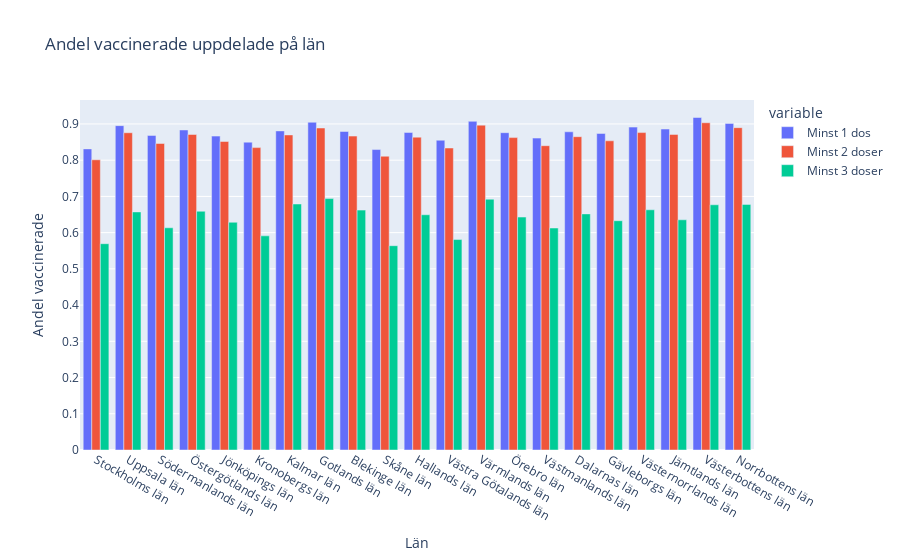

Notebook code cell kept with this figure:
### Code cell
# Håkans code for placeholder.

vaccin_lan = df_vaccine.groupby("Län")
fig = px.bar(
    y=[
        # calculating share of people that have taken a certain number of vaccines
        vaccin_lan["Antal minst 1 dos"].sum() / vaccin_lan["Befolkning"].sum(),
        vaccin_lan["Antal minst 2 doser"].sum() / vaccin_lan["Befolkning"].sum(),
        vaccin_lan["Antal 3 doser"].sum() / vaccin_lan["Befolkning"].sum(),
    ],
    labels={"value": "Andel vaccinerade", "x": "Län"},
    title="Andel vaccinerade uppdelade på län",
    barmode="group",
    x=df_vaccine.Län_namn.unique(),
)
# changing variable names
newnames = {
    "wide_variable_0": "Minst 1 dos",
    "wide_variable_1": "Minst 2 doser",
    "wide_variable_2": "Minst 3 doser",
}
fig.for_each_trace(
    lambda t: t.update(
        name=newnames[t.name],
        legendgroup=newnames[t.name],
        hovertemplate=t.hovertemplate.replace(t.name, newnames[t.name]),
    )
)

fig.show()
# 2f)

### Figure 1 — Plotly figure (JSON) as saved in the notebook; plotly's stock layout.template omitted (floating-point values rounded to 4 significant figures)
{"data": [{"alignmentgroup": "True", "hovertemplate": "variable=Minst 1 dos<br>Län=%{x}<br>Andel vaccinerade=%{y}<extra></extra>", "legendgroup": "Minst 1 dos", "marker": {"color": "#636efa", "pattern": {"shape": ""}}, "name": "Minst 1 dos", "offsetgroup": "wide_variable_0", "orientation": "v", "showlegend": true, "textposition": "auto", "type": "bar", "x": ["Stockholms län", "Uppsala län", "Södermanlands län", "Östergötlands län", "Jönköpings län", "Kronobergs län", "Kalmar län", "Gotlands län", "Blekinge län", "Skåne län", "Hallands län", "Västra Götalands län", "Värmlands län", "Örebro län", "Västmanlands län", "Dalarnas län", "Gävleborgs län", "Västernorrlands län", "Jämtlands län", "Västerbottens län", "Norrbottens län"], "xaxis": "x", "y": [0.8312, 0.8954, 0.8683, 0.8834, 0.8664, 0.8498, 0.8808, 0.9047, 0.8792, 0.8293, 0.8765, 0.8551, 0.9072, 0.8759, 0.861, 0.8784, 0.8738, 0.8913, 0.8859, 0.9178, 0.9015], "yaxis": "y"}, {"alignmentgroup": "True", "hovertemplate": "variable=Minst 2 doser<br>Län=%{x}<br>Andel vaccinerade=%{y}<extra></extra>", "legendgroup": "Minst 2 doser", "marker": {"color": "#EF553B", "pattern": {"shape": ""}}, "name": "Minst 2 doser", "offsetgroup": "wide_variable_1", "orientation": "v", "showlegend": true, "textposition": "auto", "type": "bar", "x": ["Stockholms län", "Uppsala län", "Södermanlands län", "Östergötlands län", "Jönköpings län", "Kronobergs län", "Kalmar län", "Gotlands län", "Blekinge län", "Skåne län", "Hallands län", "Västra Götalands län", "Värmlands län", "Örebro län", "Västmanlands län", "Dalarnas län", "Gävleborgs län", "Västernorrlands län", "Jämtlands län", "Västerbottens län", "Norrbottens län"], "xaxis": "x", "y": [0.8011, 0.8757, 0.8461, 0.8709, 0.8516, 0.8347, 0.8697, 0.8888, 0.8665, 0.8109, 0.8636, 0.8336, 0.8968, 0.8624, 0.84, 0.8649, 0.8535, 0.8762, 0.8711, 0.9034, 0.8897], "yaxis": "y"}, {"alignmentgroup": "True", "hovertemplate": "variable=Minst 3 doser<br>Län=%{x}<br>Andel vaccinerade=%{y}<extra></extra>", "legendgroup": "Minst 3 doser", "marker": {"color": "#00cc96", "pattern": {"shape": ""}}, "name": "Minst 3 doser", "offsetgroup": "wide_variable_2", "orientation": "v", "showlegend": true, "textposition": "auto", "type": "bar", "x": ["Stockholms län", "Uppsala län", "Södermanlands län", "Östergötlands län", "Jönköpings län", "Kronobergs län", "Kalmar län", "Gotlands län", "Blekinge län", "Skåne län", "Hallands län", "Västra Götalands län", "Värmlands län", "Örebro län", "Västmanlands län", "Dalarnas län", "Gävleborgs län", "Västernorrlands län", "Jämtlands län", "Västerbottens län", "Norrbottens län"], "xaxis": "x", "y": [0.5695, 0.6572, 0.6134, 0.6591, 0.6286, 0.5911, 0.679, 0.694, 0.6622, 0.5639, 0.6494, 0.5809, 0.6924, 0.643, 0.6128, 0.6518, 0.6329, 0.6631, 0.6355, 0.6769, 0.678], "yaxis": "y"}], "layout": {"barmode": "group", "legend": {"title": {"text": "variable"}, "tracegroupgap": 0}, "title": {"text": "Andel vaccinerade uppdelade på län"}, "xaxis": {"anchor": "y", "domain": [0, 1], "title": {"text": "Län"}}, "yaxis": {"anchor": "x", "domain": [0, 1], "title": {"text": "Andel vaccinerade"}}}}
